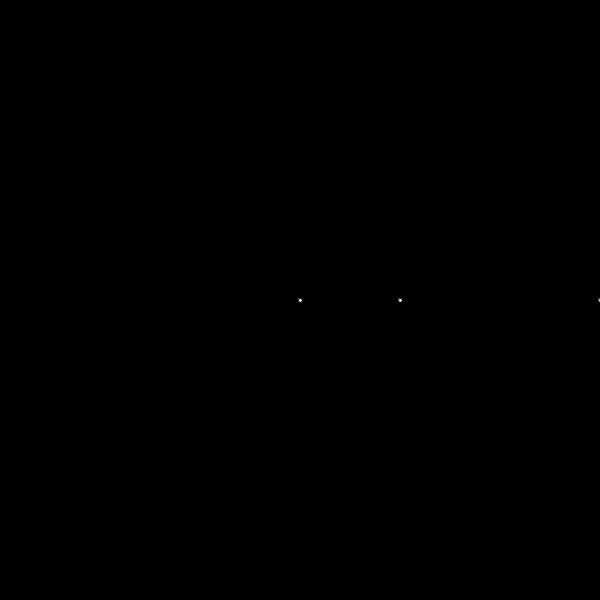
Frame 1 (no input)
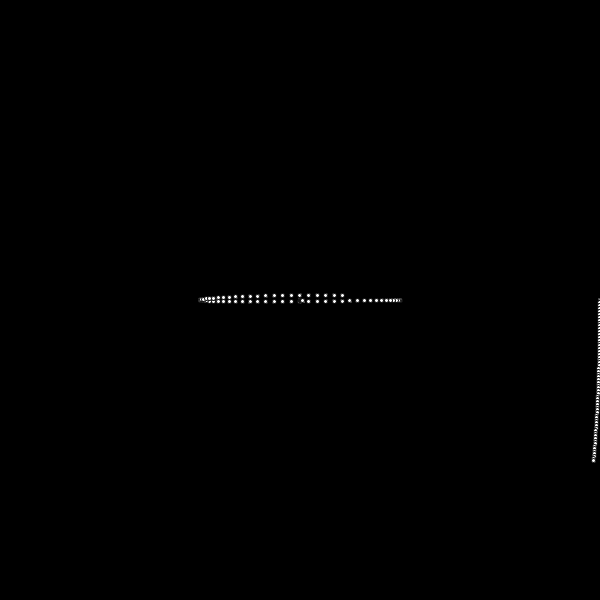
Frame 60 (the mouse pressed at the canvas centre just before this capture)
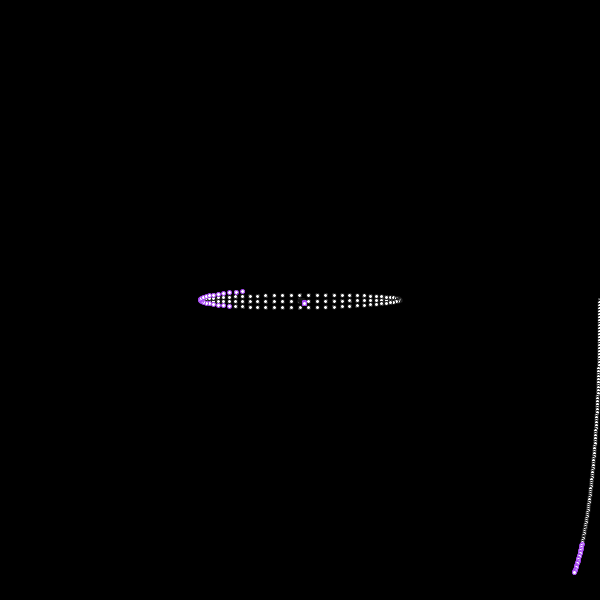
Frame 120 (the mouse held since frame 60 and released just before this capture)

The Processing sketch that drew these frames (run headless with seeded random() and noise(); from frame 60 on, the mouse is pressed at the canvas centre):

// Processing sketch: w11_team_graph
// ── w11_team_graph.pde
float angle, spiralAngle, xOffset, yOffset;
int dotDiameter;
int sinAmplitude;
int circRadius;
int spiralRadius;
int petalRadius;

void setup() {
  size(600, 600);
  background(0);
  frameRate(200);

  dotDiameter = 4;
  sinAmplitude = 100;
  circRadius = 100;
  spiralRadius = 100;
  petalRadius = 100;
  angle = 0;
  spiralAngle = 0;
  stroke(20);
}//setup

void draw() {
  changeColor();
  drawPattern(angle, petalRadius, sinAmplitude*3, circRadius*3);
  otherGraph (angle, sinAmplitude, xOffset, yOffset);
  drawSpiral(xOffset, yOffset, angle);
  angle += 0.05;
}

void drawPattern(float degrees, float radius, float xOffset, float yOffset) {
  xOffset = 3*radius * cos(radians(4 * degrees)) + xOffset;
  yOffset = 3*radius * sin(radians(11 * degrees)) + yOffset;
  circle(xOffset, yOffset, dotDiameter);
}

void changeColor() {
  if (frameCount % 100 == 0) {
    int randomR = int(random(0, 255));
    int randomG = int(random(0, 255));
    int randomB = int(random(0, 255));
    stroke(randomR, randomG, randomB);
  }
}
void otherGraph (float degrees, int r, float x, float y) {
  xOffset = width/2;
  yOffset = height/2;
  y = r * sin (sinAmplitude *(radians (degrees)))* sin(radians(degrees));
  x = r * cos(radians(degrees)) * cos (sinAmplitude * (radians (degrees)));
  circle (x+xOffset, y + yOffset, dotDiameter);
}

void drawSpiral(float xOffset, float yOffset, float radius) {
  xOffset=width/2;
  yOffset=height/2;
  float xSpiral=xOffset+radius*cos(radians(spiralAngle/3));
  float ySpiral=yOffset+radius*sin(radians(spiralAngle/3));
  circle(xSpiral,ySpiral,dotDiameter);
  spiralAngle++;
}
